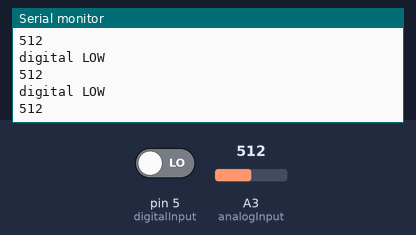
This sketch was run on a simulated Arduino Nano, built with avr-gcc and run on an emulated ATmega328P. Shown: the last lines printed to the serial monitor. The inputs (shaded band) are chosen by the test bench; at power-on: pin 5 (digitalInput) LOW, A3 (analogInput) = 512.

Above: at 1.2 s.
1.3 s: pin 5 (digitalInput) driven HIGH
At 2.01 s:
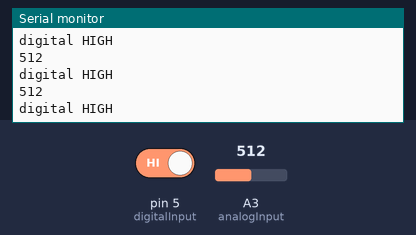
2.9 s: A3 (analogInput) set to 716
At 2.92 s:
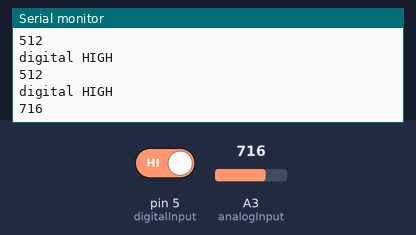
4.4 s: A3 (analogInput) set to 900
At 4.42 s:
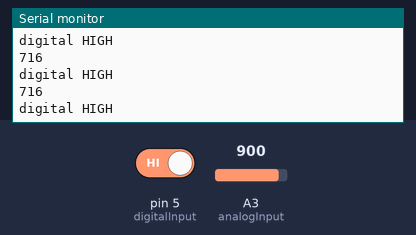
Timing chart, 0 to 7.4 s (numbered marks = the images above; inputs shaded):
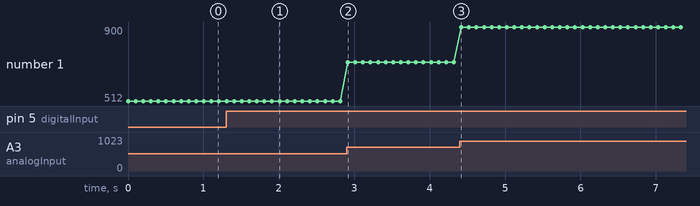

Measured:
- after the input at 1.3 s, the serial monitor: prints a new line at once (image 1)
- after the input at 2.9 s, the serial monitor: prints a new line at once (image 2)
- plotted number 1: 512 → 716 after the input at 2.9 s, 716 → 900 after the input at 4.4 s

The sketch:

tcrt5000.ino
```cpp
const int analogInput = A3;
const int digitalInput = 5;

void setup() {
  // put your setup code here, to run once:
  Serial.begin(115200);
  pinMode(analogInput, INPUT);
  pinMode(digitalInput, INPUT);
}

void loop() {
  // put your main code here, to run repeatedly:

  if (digitalRead(digitalInput) == HIGH) {
    Serial.println("digital HIGH");
  }

  if (digitalRead(digitalInput) == LOW) {
    Serial.println("digital LOW");
  }

  int input = analogRead(analogInput);
//  int p = map(input,0,700,0,100);
  Serial.println(input);

  delay(100);
}
```
